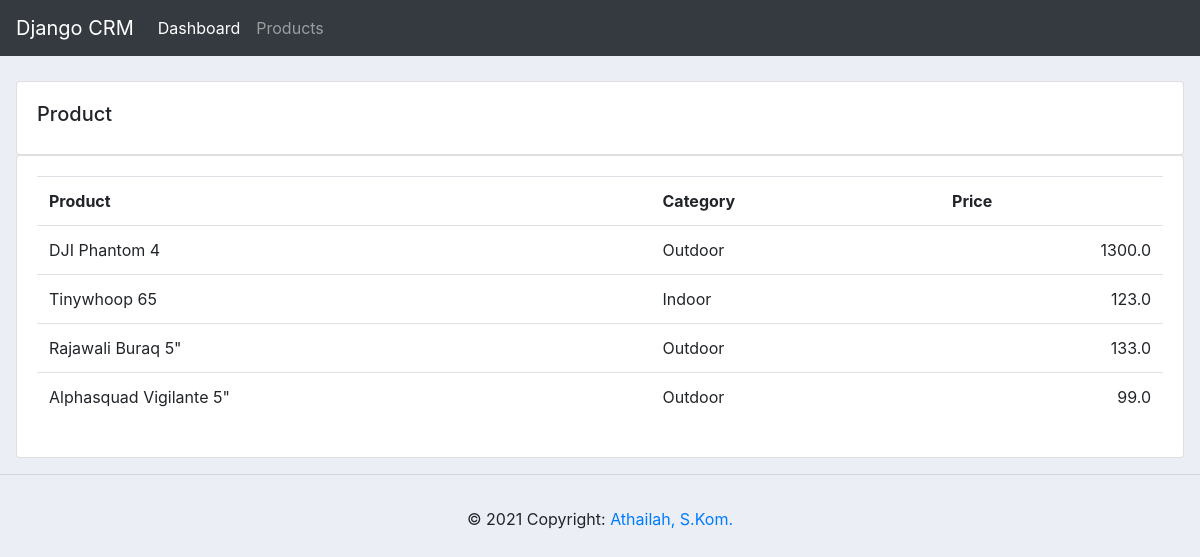
Screenshot of /products/ with the database file from the repository.
### accounts/models.py (models this page shows, shortened)
class Product(models.Model):
    CATEGORY = (
                 ('Indoor', 'Indoor'),
                 ('Outdoor', 'Outdoor'),
               )
    name = models.CharField(max_length=200, null=True)
    price = models.FloatField(null=True)
    category = models.CharField(max_length=200, null=True, choices=CATEGORY)
    description = models.CharField(max_length=200, null=True)
    tags = models.ManyToManyField(Tag)
    date_created = models.DateTimeField(auto_now_add=True, null=True)

### accounts/views.py (the view)
# urls.py: path('products/', views.product, name="product"),
def product(request):
    products = Product.objects.all()
    return render(request, 'accounts/products.html', {'products':products})

### accounts/templates/accounts/products.html
{% extends 'accounts/main.html' %}
{% block content %}
<br>
<div class="row product">
    <div class="col-md">
        <div class="card card-body">
            <h5>Product</h5>
        </div>
        <div class="card card-body">
            <table class="table">
                <tr>
                    <th>Product</th>
                    <th>Category</th>
                    <th>Price</th>
                </tr>
                {% for product in products %}
                <tr>
                    <td>{{ product.name }}</td>
                    <td>{{ product.category }}</td>
                    <td align="right">{{ product.price }}</td>
                </tr>
                {% endfor %}
            </table>
        </div>
    </div>
</div>
{% endblock %}

### static/css/main.css (style rules this page uses)
body { background-color: #ebeff5; }
.product { margin:1px; }

### rows the page displays
Product: name "DJI Phantom 4", category "Outdoor", price "1300.0"
Product: name "Tinywhoop 65", category "Indoor", price "123.0"
Product: name "Rajawali Buraq 5\"", category "Outdoor", price "133.0"
Product: name "Alphasquad Vigilante 5\"", category "Outdoor", price "99.0"
